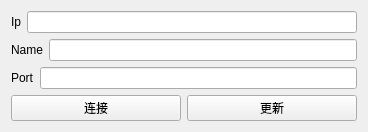
<?xml version="1.0" encoding="UTF-8"?>
<ui version="4.0">
 <class>ClientWin</class>
 <widget class="QWidget" name="ClientWin">
  <property name="geometry">
   <rect>
    <x>0</x>
    <y>0</y>
    <width>368</width>
    <height>125</height>
   </rect>
  </property>
  <property name="windowTitle">
   <string>Form</string>
  </property>
  <layout class="QVBoxLayout" name="verticalLayout_3">
   <item>
    <layout class="QVBoxLayout" name="verticalLayout_2">
     <item>
      <layout class="QVBoxLayout" name="verticalLayout">
       <item>
        <layout class="QHBoxLayout" name="horizontalLayout">
         <item>
          <widget class="QLabel" name="label_3">
           <property name="text">
            <string>Ip</string>
           </property>
          </widget>
         </item>
         <item>
          <widget class="QLineEdit" name="ServerIP_LE">
           <property name="text">
            <string/>
           </property>
          </widget>
         </item>
        </layout>
       </item>
       <item>
        <layout class="QHBoxLayout" name="horizontalLayout_2">
         <item>
          <widget class="QLabel" name="label_2">
           <property name="text">
            <string>Name</string>
           </property>
          </widget>
         </item>
         <item>
          <widget class="QLineEdit" name="HostName_LE">
           <property name="text">
            <string/>
           </property>
          </widget>
         </item>
        </layout>
       </item>
       <item>
        <layout class="QHBoxLayout" name="horizontalLayout_3">
         <item>
          <widget class="QLabel" name="label">
           <property name="text">
            <string>Port</string>
           </property>
          </widget>
         </item>
         <item>
          <widget class="QLineEdit" name="ServerPort_LE"/>
         </item>
        </layout>
       </item>
      </layout>
     </item>
     <item>
      <layout class="QHBoxLayout" name="horizontalLayout_4">
       <item>
        <widget class="QPushButton" name="connect_btn">
         <property name="text">
          <string>连接</string>
         </property>
        </widget>
       </item>
       <item>
        <widget class="QPushButton" name="update_btn">
         <property name="text">
          <string>更新</string>
         </property>
        </widget>
       </item>
      </layout>
     </item>
    </layout>
   </item>
  </layout>
 </widget>
 <resources/>
 <connections/>
</ui>
